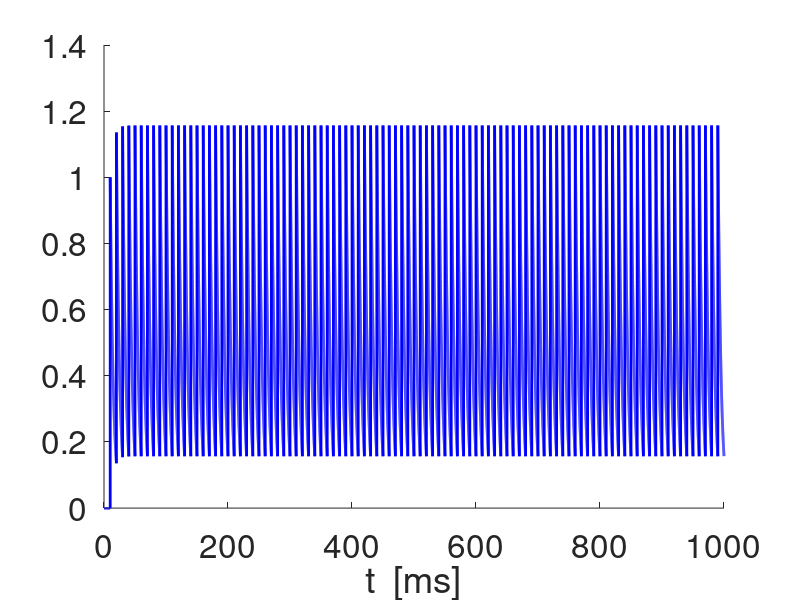
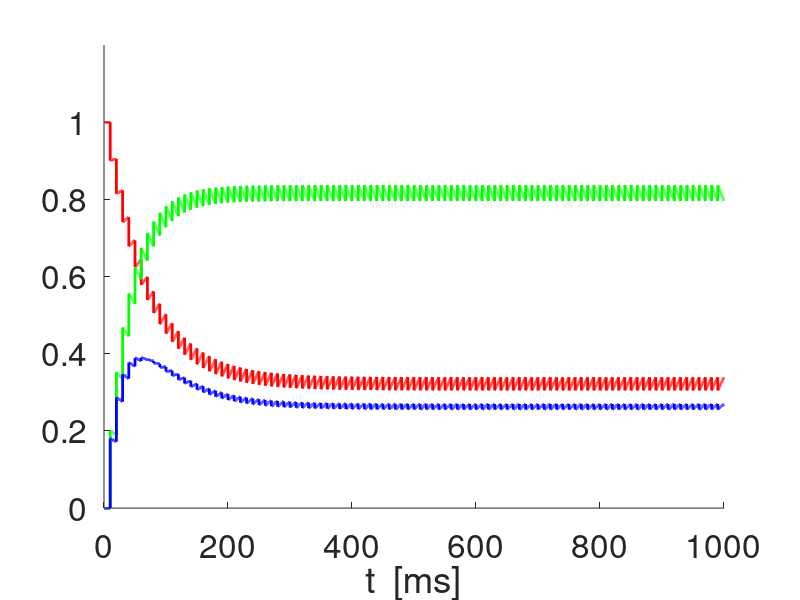
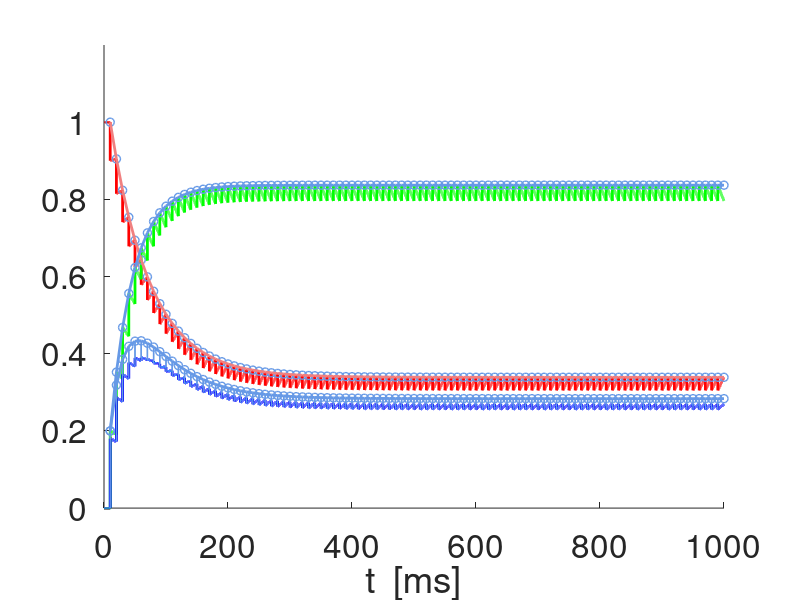
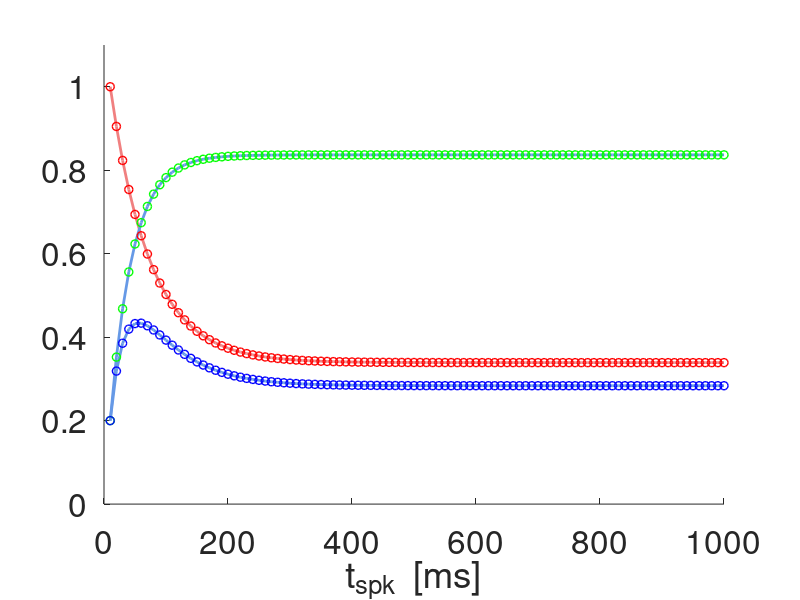

Write the MATLAB code that produced these figures, in order.
% 2020-01-08

% Synaptic depression and facilitation models 
% (Dayan & Abbott, see Ermentrout & Terman book, Chapter 7) 

clearvars;
close all;

lightblueish = [.4 .6 .9];
lightcoral = [0.94 0.5 0.5];
lightgray = [.7 .7 .7];

% Parameters

taudec = 5;
taudep = 200;
taufac = 200;
adep = 0.1;
afac = 0.2;
Xinf = 1;
Zinf = 0;

% Time definitions

Tmax = 1000;
dt = 0.01;
t = 0:dt:Tmax;

% Input spike definitions

SpkFreqin = 100;
SpkPerin = 1000/SpkFreqin;
Nspk = floor(Tmax/SpkPerin);
tspk = (1:Nspk)*SpkPerin;



% Synaptic dynamics (no short-term plasticity)

S = zeros(1,length(t));

jspk = 1;
for j=1:length(t)-1
    k1s = -S(j)/taudec;
    as = S(j)+k1s*dt;
    k2s = -as/taudec;
    S(j+1) = S(j)+(k1s+k2s)*dt/2;
    if t(j)> tspk(jspk)
        S(j+1) = S(j+1)+1;
        jspk = jspk+1;
    end
end

figure
hold on
plot(t,S,'-b','linewidth',2);
set(gca,'fontsize',24);
xlabel('t  [ms]');

% Synaptic short-term plasticity

x = zeros(1,length(t));
z = zeros(1,length(t));

x(1) = 1;
z(1) = 0;
jspk = 1;
for j=1:length(t)-1
    k1x = (Xinf-x(j))/taudep;
    k1z = (Zinf-z(j))/taufac;
    ax = x(j)+k1x*dt;
    az = z(j)+k1z*dt;
    k2x = (Xinf-ax)/taudep;
    k2z = (Zinf-az)/taufac;
    x(j+1) = x(j)+(k1x+k2x)*dt/2;
    z(j+1) = z(j)+(k1z+k2z)*dt/2;
    if t(j)>= tspk(jspk)
        x(j+1) = x(j+1)-adep*x(j);
        z(j+1) = z(j+1)+afac*(1-z(j+1));
        jspk = jspk+1;
    end
end

m(1) = 0;
for j=2:length(t)
    m(j) = x(j-1)*z(j);
end

% x-, z- and m-traces (m=DeltaS)

figure
hold on
plot(t,x,'-r','linewidth',2);
plot(t,z,'-g','linewidth',2);
plot(t,x.*z,'-b','linewidth',2);
axis([0 Tmax 0 1.2]);
set(gca,'fontsize',24);
xlabel('t  [ms]');

% x-, z- and m-traces (m=DeltaS) + peaks

figure
hold on
plot(t,x,'-r','linewidth',2);
plot(t,z,'-g','linewidth',2);
plot(t,x.*z,'-b','linewidth',2);
plot(t,m,'-','Color',lightblueish,'linewidth',1);
%plot(t,m,'-b','linewidth',2);
axis([0 Tmax 0 1.2]);
set(gca,'fontsize',24);
xlabel('t  [ms]');


% Sequence of peaks computed from the analytical solutions to the
% differential equations using the previous sequence values to generate the
% current ones (instead of the previous values in the differential
% equation discretization). 

Dtatspkin = SpkPerin;
Tspkmax = floor(Tmax/SpkPerin);
tspk = [SpkPerin:SpkPerin:Tspkmax*SpkPerin];


    
Pdep =  exp(-Dtatspkin/taudep);
Pfac =  exp(-Dtatspkin/taufac);
X = zeros(1,Tspkmax);
Z = zeros(1,Tspkmax);
Zaux = zeros(1,Tspkmax);
X(1) = 1;
Z(1) = afac;
for j=1:Tspkmax-1
    X(j+1) = Xinf+((1-adep)*X(j)-Xinf)*Pdep;       
    Z(j+1) = (1-afac)*(Zinf+(Z(j)-Zinf)*Pfac)+afac;
end
M = X.*Z;
jspk = floor(tspk/dt);
Xfp = (1-Pdep)*Xinf/(1-(1-adep)*Pdep);
Zfp = ((1-Pfac)*(1-afac)*Zinf+afac)/(1-(1-afac)*Pfac);


plot(tspk,X,'o','Color',lightblueish,'linewidth',1);
plot(tspk,Z,'o','Color',lightblueish,'linewidth',1);
plot(tspk,M,'o','Color',lightblueish,'linewidth',1);



% Approximation of the Peak sequences by the toy model functions
% F = A+(1-A)*exp(-(t-tspk(1))/sigmadep)
% G = B*(1-C*exp(-(t-tspk(1))/sigmadep)

Fcut = 0.5*(X(1)-Xfp)+Xfp;
for k=2:length(tspk)
    if X(k)<Fcut
        kaux = k;    
        break
    end
end
sgmadep = (tspk(kaux)-tspk(1))/log((1-Xfp)/(X(kaux)-Xfp));
F = Xfp+(1-Xfp)*exp(-(tspk-tspk(1))/sgmadep);
E = sum((X-F).^2);

Gcut = 0.5*(Zfp-Z(1))+Z(1);
for k=2:length(tspk)
    if Z(k)>Gcut
        kaux = k;    
        break
    end
end

C = 1-afac/Zfp;
sgmafac = (tspk(kaux)-tspk(1))/log(Zfp*C/(Zfp-Z(kaux)));
G = Zfp*(1-C*exp(-(tspk-tspk(1))/sgmafac));
E = sum((Z-G).^2);
H = F.*G;
plot(tspk,F,'-','Color',lightcoral,'linewidth',2);
plot(tspk,G,'-','Color',lightblueish,'linewidth',2);
plot(tspk,H,'-','Color',lightblueish,'linewidth',2);
Hexpanded = Zfp*(Xfp-Xfp*C*exp(-(tspk-tspk(1))/sgmafac)+(1-Xfp)*exp(-(tspk-tspk(1))/sgmadep)-(1-Xfp)*C*exp(-(tspk-tspk(1))*(1/sgmadep+1/sgmafac)));
Hcut = Zfp*(Xfp-Xfp*C*exp(-(tspk-tspk(1))/sgmafac)+(1-Xfp)*exp(-(tspk-tspk(1))/sgmadep));
%plot(tspk,Hexpanded,'-k','linewidth',1);
%plot(tspk,Hcut,'-','Color',lightgray,'linewidth',1);



figure
hold on
plot(tspk,F,'-','Color',lightcoral,'linewidth',2);
plot(tspk,G,'-','Color',lightblueish,'linewidth',2);
plot(tspk,H,'-','Color',lightblueish,'linewidth',2);
plot(tspk,X,'or','linewidth',1);
plot(tspk,Z,'og','linewidth',1);
plot(tspk,M,'ob','linewidth',1);
axis([0 Tmax 0  1.1]);
set(gca,'fontsize',24);
xlabel('t_{spk}  [ms]');

figure
hold on
plot(tspk,F,'-r','linewidth',2);
plot(tspk,G,'-g','linewidth',2);
plot(tspk,H,'-b','linewidth',2);
plot(tspk,X,'or','linewidth',1);
plot(tspk,Z,'og','linewidth',1);
plot(tspk,M,'ob','linewidth',1);
axis([0 Tmax 0  1.1]);
legend('X_n','Z_n','\DeltaS_n')
set(gca,'fontsize',24);
xlabel('t  [ms]');



% figure
% hold on
% % plot([1:Tspkmax],X,'or','linewidth',2);
% % plot([1:Tspkmax],Z,'og','linewidth',2);
% % plot([1:Tspkmax],M,'ob','linewidth',2);
% plot(tspk,X,'-or','linewidth',1);
% plot(tspk,Z,'-og','linewidth',1);
% plot(tspk,M,'-ob','linewidth',1);
% axis([0 Tmax 0 1.2]);
% set(gca,'fontsize',24);
% xlabel('t_{spk}  [ms]');


%%%%%%%%%%%%%%%%%%%%%%%%%%%%%%%%%%%%%%%%%%%%%%%%%%%%%%%%

TOY = 0;
if TOY == 1

    % Toy-function model

    taudep=10;
    taufac = 1;
    B = 1;
    A = 0.2;
    C = 0.8;
    alpha=10;
    Ttmax = 10;
    tt = 0:0.01:Ttmax;
    f = A+(1-A)*exp(-tt/taudep);
    g = B*(1-C*exp(-tt/taufac));
    H = f.*g;


    % Rescaled toy-function model

    A = 0.2;
    C = 0.8;
    tau = 1;
    f = A+(1-A)*exp(-tt/tau);
    g = 1-C*exp(-tt);
    H = f.*g;

    figure
    hold on
    plot(tt,f,'-r','linewidth',2);
    plot(tt,g,'-g','linewidth',2);
    plot(tt,H,'-b','Color',lightblueish,'linewidth',2)
    plot(tt,H,'-b','linewidth',2)
    axis([0 Ttmax 0 1.2]);
    set(gca,'fontsize',24);
    xlabel('t  [ms]');

end
